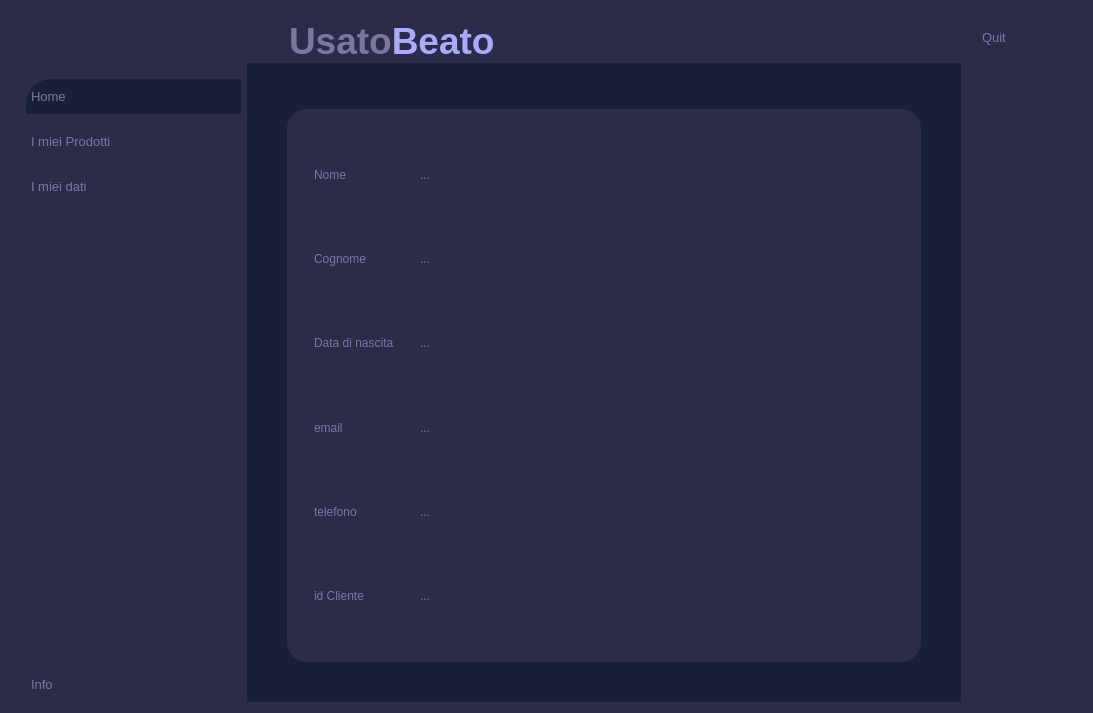
<?xml version="1.0" encoding="UTF-8"?>
<ui version="4.0">
 <class>firstWidget</class>
 <widget class="QWidget" name="firstWidget">
  <property name="geometry">
   <rect>
    <x>0</x>
    <y>0</y>
    <width>1093</width>
    <height>713</height>
   </rect>
  </property>
  <property name="windowTitle">
   <string>Form</string>
  </property>
  <property name="styleSheet">
   <string notr="true">
*{
color: #78799c;
border: none;
}

#firstWidget, #frame_2, #frame_5{
	background-color: #2a2c49;
}

#mainBody,#centralwidget{
	background-color: #1a1f39;
}

QLineEdit{
	background-color:transparent;
}

#searchFrame, QLineEdit{
	border-radius: 10px;
	border: 2px solid #78799c;
}

#appHeader{
	color:#78799c;
}

#prodottiHeader{
	color:  #a06ce3;
}

#avantiarw{
	border: 1px solid #a06ce3;
	background-color: #a06ce3 ;
	border-radius: 5px;
	
}

#finestreSecondarie{
	background-color: #2a2c49;
	border: solid;
	border-radius: 20px;
}

QLabel{
	color:#78799c;
}

#mainFrame{
	background-color: #2a2c49;
}

#homeBtn{
	color:#78799c;
	background-color:#1a1f39;
	padding : 10px 5px;
	text-align:left;
	border-top-left-radius:25px;
}

QPushButton{
	padding : 10px 5px;
	text-align:left;
	color:#78799c;
	font: 10pt &quot;Leelawadee UI&quot;;
}


#frame_3{
	background-color:#2a2c49;
	border: solid;
	border-radius: 20px;
}
QTableWidget{
	background-color:#2a2c49;
	border: solid;
}
</string>
  </property>
  <layout class="QHBoxLayout" name="horizontalLayout">
   <item>
    <widget class="QCustomSlideMenu" name="leftMenu" native="true">
     <property name="minimumSize">
      <size>
       <width>230</width>
       <height>0</height>
      </size>
     </property>
     <property name="maximumSize">
      <size>
       <width>230</width>
       <height>16777215</height>
      </size>
     </property>
     <layout class="QVBoxLayout" name="verticalLayout_3">
      <property name="spacing">
       <number>0</number>
      </property>
      <property name="leftMargin">
       <number>0</number>
      </property>
      <property name="topMargin">
       <number>0</number>
      </property>
      <property name="rightMargin">
       <number>0</number>
      </property>
      <property name="bottomMargin">
       <number>0</number>
      </property>
      <item>
       <widget class="QFrame" name="frame_5">
        <property name="frameShape">
         <enum>QFrame::StyledPanel</enum>
        </property>
        <property name="frameShadow">
         <enum>QFrame::Raised</enum>
        </property>
        <layout class="QHBoxLayout" name="horizontalLayout_9">
         <property name="spacing">
          <number>0</number>
         </property>
         <property name="leftMargin">
          <number>0</number>
         </property>
         <property name="topMargin">
          <number>68</number>
         </property>
         <property name="rightMargin">
          <number>0</number>
         </property>
         <property name="bottomMargin">
          <number>0</number>
         </property>
        </layout>
       </widget>
      </item>
      <item>
       <widget class="QFrame" name="frame_2">
        <property name="sizePolicy">
         <sizepolicy hsizetype="Preferred" vsizetype="Expanding">
          <horstretch>0</horstretch>
          <verstretch>0</verstretch>
         </sizepolicy>
        </property>
        <property name="frameShape">
         <enum>QFrame::StyledPanel</enum>
        </property>
        <property name="frameShadow">
         <enum>QFrame::Raised</enum>
        </property>
        <layout class="QVBoxLayout" name="verticalLayout_4">
         <property name="spacing">
          <number>0</number>
         </property>
         <property name="leftMargin">
          <number>0</number>
         </property>
         <property name="topMargin">
          <number>0</number>
         </property>
         <property name="rightMargin">
          <number>0</number>
         </property>
         <property name="bottomMargin">
          <number>0</number>
         </property>
         <item>
          <widget class="QFrame" name="frame_6">
           <property name="sizePolicy">
            <sizepolicy hsizetype="Preferred" vsizetype="Expanding">
             <horstretch>0</horstretch>
             <verstretch>0</verstretch>
            </sizepolicy>
           </property>
           <property name="frameShape">
            <enum>QFrame::StyledPanel</enum>
           </property>
           <property name="frameShadow">
            <enum>QFrame::Raised</enum>
           </property>
           <layout class="QVBoxLayout" name="verticalLayout_5">
            <property name="spacing">
             <number>10</number>
            </property>
            <property name="leftMargin">
             <number>15</number>
            </property>
            <property name="topMargin">
             <number>0</number>
            </property>
            <property name="rightMargin">
             <number>0</number>
            </property>
            <property name="bottomMargin">
             <number>0</number>
            </property>
            <item>
             <widget class="QPushButton" name="homeBtn">
              <property name="font">
               <font>
                <family>Leelawadee UI</family>
                <pointsize>10</pointsize>
                <italic>false</italic>
                <bold>false</bold>
               </font>
              </property>
              <property name="cursor">
               <cursorShape>PointingHandCursor</cursorShape>
              </property>
              <property name="text">
               <string>Home</string>
              </property>
              <property name="icon">
               <iconset>
                <normaloff>:/purpleIcons/assets/#78799c(purple) icons/home.svg</normaloff>:/purpleIcons/assets/#78799c(purple) icons/home.svg</iconset>
              </property>
              <property name="iconSize">
               <size>
                <width>24</width>
                <height>24</height>
               </size>
              </property>
             </widget>
            </item>
            <item>
             <widget class="QPushButton" name="iMieiProdottiBtn">
              <property name="font">
               <font>
                <family>Leelawadee UI</family>
                <pointsize>10</pointsize>
                <italic>false</italic>
                <bold>false</bold>
               </font>
              </property>
              <property name="cursor">
               <cursorShape>PointingHandCursor</cursorShape>
              </property>
              <property name="text">
               <string>I miei Prodotti</string>
              </property>
              <property name="icon">
               <iconset>
                <normaloff>:/purpleIcons/assets/#78799c(purple) icons/trending-up.svg</normaloff>:/purpleIcons/assets/#78799c(purple) icons/trending-up.svg</iconset>
              </property>
              <property name="iconSize">
               <size>
                <width>24</width>
                <height>24</height>
               </size>
              </property>
             </widget>
            </item>
            <item>
             <widget class="QPushButton" name="iMieiDatiBtn">
              <property name="font">
               <font>
                <family>Leelawadee UI</family>
                <pointsize>10</pointsize>
                <italic>false</italic>
                <bold>false</bold>
               </font>
              </property>
              <property name="cursor">
               <cursorShape>PointingHandCursor</cursorShape>
              </property>
              <property name="text">
               <string>I miei dati</string>
              </property>
              <property name="icon">
               <iconset>
                <normaloff>:/purpleIcons/assets/#78799c(purple) icons/shopping-cart.svg</normaloff>:/purpleIcons/assets/#78799c(purple) icons/shopping-cart.svg</iconset>
              </property>
              <property name="iconSize">
               <size>
                <width>24</width>
                <height>24</height>
               </size>
              </property>
             </widget>
            </item>
            <item alignment="Qt::AlignBottom">
             <widget class="QPushButton" name="infoBtn">
              <property name="font">
               <font>
                <family>Leelawadee UI</family>
                <pointsize>10</pointsize>
                <italic>false</italic>
                <bold>false</bold>
               </font>
              </property>
              <property name="cursor">
               <cursorShape>PointingHandCursor</cursorShape>
              </property>
              <property name="text">
               <string>Info</string>
              </property>
              <property name="icon">
               <iconset>
                <normaloff>:/purpleIcons/assets/#78799c(purple) icons/info.svg</normaloff>:/purpleIcons/assets/#78799c(purple) icons/info.svg</iconset>
              </property>
              <property name="iconSize">
               <size>
                <width>24</width>
                <height>24</height>
               </size>
              </property>
             </widget>
            </item>
           </layout>
          </widget>
         </item>
        </layout>
       </widget>
      </item>
     </layout>
    </widget>
   </item>
   <item>
    <widget class="QWidget" name="mainBody" native="true">
     <property name="sizePolicy">
      <sizepolicy hsizetype="Expanding" vsizetype="Preferred">
       <horstretch>0</horstretch>
       <verstretch>0</verstretch>
      </sizepolicy>
     </property>
     <property name="minimumSize">
      <size>
       <width>0</width>
       <height>0</height>
      </size>
     </property>
     <layout class="QVBoxLayout" name="verticalLayout">
      <property name="leftMargin">
       <number>0</number>
      </property>
      <property name="topMargin">
       <number>0</number>
      </property>
      <property name="rightMargin">
       <number>0</number>
      </property>
      <property name="bottomMargin">
       <number>0</number>
      </property>
      <item alignment="Qt::AlignTop">
       <widget class="QWidget" name="mainFrame" native="true">
        <layout class="QHBoxLayout" name="horizontalLayout_2">
         <property name="leftMargin">
          <number>0</number>
         </property>
         <property name="rightMargin">
          <number>0</number>
         </property>
         <property name="bottomMargin">
          <number>0</number>
         </property>
         <item alignment="Qt::AlignLeft|Qt::AlignTop">
          <widget class="QWidget" name="widget" native="true">
           <layout class="QHBoxLayout" name="horizontalLayout_3">
            <property name="spacing">
             <number>0</number>
            </property>
            <property name="leftMargin">
             <number>0</number>
            </property>
            <property name="topMargin">
             <number>0</number>
            </property>
            <property name="rightMargin">
             <number>0</number>
            </property>
            <property name="bottomMargin">
             <number>0</number>
            </property>
            <item>
             <widget class="QPushButton" name="open_close_side_bar_btn">
              <property name="text">
               <string/>
              </property>
              <property name="icon">
               <iconset>
                <normaloff>../MVC/View/icons/menu.svg</normaloff>../MVC/View/icons/menu.svg</iconset>
              </property>
              <property name="iconSize">
               <size>
                <width>24</width>
                <height>24</height>
               </size>
              </property>
             </widget>
            </item>
            <item>
             <widget class="QLabel" name="applicationName">
              <property name="text">
               <string>&lt;html&gt;&lt;head/&gt;&lt;body&gt;&lt;p&gt;&lt;span style=&quot; font-size:28pt; font-weight:600;&quot;&gt;Usato&lt;/span&gt;&lt;span style=&quot; font-size:28pt; font-weight:600; color:#aaaaff;&quot;&gt;Beato&lt;/span&gt;&lt;/p&gt;&lt;/body&gt;&lt;/html&gt;</string>
              </property>
             </widget>
            </item>
           </layout>
           <zorder>applicationName</zorder>
           <zorder>open_close_side_bar_btn</zorder>
          </widget>
         </item>
         <item alignment="Qt::AlignHCenter|Qt::AlignTop">
          <widget class="QWidget" name="widget_2" native="true">
           <layout class="QHBoxLayout" name="horizontalLayout_4"/>
          </widget>
         </item>
         <item alignment="Qt::AlignRight|Qt::AlignTop">
          <widget class="QWidget" name="widget_3" native="true">
           <layout class="QHBoxLayout" name="horizontalLayout_6">
            <property name="spacing">
             <number>0</number>
            </property>
            <property name="leftMargin">
             <number>0</number>
            </property>
            <property name="topMargin">
             <number>0</number>
            </property>
            <property name="rightMargin">
             <number>0</number>
            </property>
            <property name="bottomMargin">
             <number>0</number>
            </property>
            <item>
             <widget class="QPushButton" name="accountButton">
              <property name="cursor">
               <cursorShape>PointingHandCursor</cursorShape>
              </property>
              <property name="text">
               <string/>
              </property>
              <property name="icon">
               <iconset>
                <normaloff>:/purpleIcons/assets/#78799c(purple) icons/user.svg</normaloff>:/purpleIcons/assets/#78799c(purple) icons/user.svg</iconset>
              </property>
              <property name="iconSize">
               <size>
                <width>32</width>
                <height>32</height>
               </size>
              </property>
             </widget>
            </item>
           </layout>
          </widget>
         </item>
        </layout>
       </widget>
      </item>
      <item>
       <widget class="QWidget" name="widget_4" native="true">
        <property name="sizePolicy">
         <sizepolicy hsizetype="Preferred" vsizetype="Expanding">
          <horstretch>0</horstretch>
          <verstretch>0</verstretch>
         </sizepolicy>
        </property>
        <layout class="QVBoxLayout" name="verticalLayout_2">
         <property name="leftMargin">
          <number>40</number>
         </property>
         <property name="topMargin">
          <number>40</number>
         </property>
         <property name="rightMargin">
          <number>40</number>
         </property>
         <property name="bottomMargin">
          <number>40</number>
         </property>
         <item>
          <widget class="QStackedWidget" name="finestreSecondarie">
           <property name="currentIndex">
            <number>2</number>
           </property>
           <widget class="QWidget" name="iMieiProdotti">
            <layout class="QHBoxLayout" name="horizontalLayout_12">
             <item>
              <widget class="QFrame" name="frame_11">
               <property name="frameShape">
                <enum>QFrame::StyledPanel</enum>
               </property>
               <property name="frameShadow">
                <enum>QFrame::Raised</enum>
               </property>
               <layout class="QHBoxLayout" name="horizontalLayout_14">
                <property name="spacing">
                 <number>0</number>
                </property>
                <property name="leftMargin">
                 <number>0</number>
                </property>
                <property name="topMargin">
                 <number>0</number>
                </property>
                <property name="rightMargin">
                 <number>0</number>
                </property>
                <property name="bottomMargin">
                 <number>0</number>
                </property>
                <item>
                 <widget class="QTableWidget" name="tableWidget_2">
                  <column>
                   <property name="text">
                    <string>Check</string>
                   </property>
                   <property name="toolTip">
                    <string notr="true"/>
                   </property>
                   <property name="background">
                    <color>
                     <red>170</red>
                     <green>170</green>
                     <blue>255</blue>
                    </color>
                   </property>
                  </column>
                  <column>
                   <property name="text">
                    <string>Prezzo</string>
                   </property>
                  </column>
                  <column>
                   <property name="text">
                    <string>ID</string>
                   </property>
                  </column>
                  <column>
                   <property name="text">
                    <string>Nome</string>
                   </property>
                  </column>
                  <column>
                   <property name="text">
                    <string>Data</string>
                   </property>
                  </column>
                 </widget>
                </item>
               </layout>
              </widget>
             </item>
            </layout>
           </widget>
           <widget class="QWidget" name="home">
            <layout class="QHBoxLayout" name="horizontalLayout_7">
             <item>
              <widget class="QTableWidget" name="tableWidget">
               <column>
                <property name="text">
                 <string>Check</string>
                </property>
                <property name="toolTip">
                 <string notr="true"/>
                </property>
                <property name="background">
                 <color>
                  <red>170</red>
                  <green>170</green>
                  <blue>255</blue>
                 </color>
                </property>
               </column>
               <column>
                <property name="text">
                 <string>Prezzo</string>
                </property>
               </column>
               <column>
                <property name="text">
                 <string>ID</string>
                </property>
               </column>
               <column>
                <property name="text">
                 <string>Nome</string>
                </property>
               </column>
               <column>
                <property name="text">
                 <string>Data</string>
                </property>
               </column>
              </widget>
             </item>
             <item>
              <widget class="QFrame" name="frame">
               <property name="enabled">
                <bool>true</bool>
               </property>
               <property name="sizePolicy">
                <sizepolicy hsizetype="Fixed" vsizetype="Preferred">
                 <horstretch>0</horstretch>
                 <verstretch>0</verstretch>
                </sizepolicy>
               </property>
               <property name="minimumSize">
                <size>
                 <width>100</width>
                 <height>0</height>
                </size>
               </property>
               <property name="frameShape">
                <enum>QFrame::StyledPanel</enum>
               </property>
               <property name="frameShadow">
                <enum>QFrame::Raised</enum>
               </property>
               <layout class="QVBoxLayout" name="verticalLayout_9">
                <property name="spacing">
                 <number>0</number>
                </property>
                <property name="leftMargin">
                 <number>0</number>
                </property>
                <property name="topMargin">
                 <number>0</number>
                </property>
                <property name="rightMargin">
                 <number>0</number>
                </property>
                <property name="bottomMargin">
                 <number>0</number>
                </property>
                <item alignment="Qt::AlignHCenter">
                 <widget class="QFrame" name="searchFrame">
                  <property name="maximumSize">
                   <size>
                    <width>200</width>
                    <height>16777215</height>
                   </size>
                  </property>
                  <property name="font">
                   <font>
                    <stylestrategy>PreferDefault</stylestrategy>
                   </font>
                  </property>
                  <property name="cursor">
                   <cursorShape>IBeamCursor</cursorShape>
                  </property>
                  <property name="focusPolicy">
                   <enum>Qt::NoFocus</enum>
                  </property>
                  <property name="contextMenuPolicy">
                   <enum>Qt::CustomContextMenu</enum>
                  </property>
                  <property name="toolTip">
                   <string/>
                  </property>
                  <property name="whatsThis">
                   <string/>
                  </property>
                  <property name="accessibleName">
                   <string/>
                  </property>
                  <property name="accessibleDescription">
                   <string/>
                  </property>
                  <property name="frameShape">
                   <enum>QFrame::StyledPanel</enum>
                  </property>
                  <property name="frameShadow">
                   <enum>QFrame::Raised</enum>
                  </property>
                  <layout class="QHBoxLayout" name="horizontalLayout_8">
                   <property name="spacing">
                    <number>0</number>
                   </property>
                   <property name="leftMargin">
                    <number>0</number>
                   </property>
                   <property name="topMargin">
                    <number>0</number>
                   </property>
                   <property name="rightMargin">
                    <number>0</number>
                   </property>
                   <property name="bottomMargin">
                    <number>0</number>
                   </property>
                   <item>
                    <widget class="QPushButton" name="pushButton_6">
                     <property name="text">
                      <string/>
                     </property>
                     <property name="icon">
                      <iconset>
                       <normaloff>:/purpleIcons/assets/#78799c(purple) icons/search.svg</normaloff>:/purpleIcons/assets/#78799c(purple) icons/search.svg</iconset>
                     </property>
                    </widget>
                   </item>
                   <item>
                    <widget class="QLineEdit" name="search_le">
                     <property name="inputMask">
                      <string/>
                     </property>
                     <property name="text">
                      <string/>
                     </property>
                     <property name="placeholderText">
                      <string>Cerca Prodotto</string>
                     </property>
                    </widget>
                   </item>
                  </layout>
                 </widget>
                </item>
                <item>
                 <widget class="QFrame" name="frame_4">
                  <property name="sizePolicy">
                   <sizepolicy hsizetype="Preferred" vsizetype="Expanding">
                    <horstretch>0</horstretch>
                    <verstretch>0</verstretch>
                   </sizepolicy>
                  </property>
                  <property name="frameShape">
                   <enum>QFrame::StyledPanel</enum>
                  </property>
                  <property name="frameShadow">
                   <enum>QFrame::Raised</enum>
                  </property>
                  <layout class="QVBoxLayout" name="verticalLayout_10">
                   <property name="spacing">
                    <number>0</number>
                   </property>
                   <property name="leftMargin">
                    <number>0</number>
                   </property>
                   <property name="topMargin">
                    <number>0</number>
                   </property>
                   <property name="rightMargin">
                    <number>0</number>
                   </property>
                   <property name="bottomMargin">
                    <number>0</number>
                   </property>
                   <item alignment="Qt::AlignTop">
                    <widget class="QFrame" name="frame_7">
                     <property name="frameShape">
                      <enum>QFrame::StyledPanel</enum>
                     </property>
                     <property name="frameShadow">
                      <enum>QFrame::Raised</enum>
                     </property>
                     <layout class="QHBoxLayout" name="horizontalLayout_10">
                      <property name="spacing">
                       <number>0</number>
                      </property>
                      <property name="leftMargin">
                       <number>0</number>
                      </property>
                      <property name="topMargin">
                       <number>15</number>
                      </property>
                      <property name="rightMargin">
                       <number>0</number>
                      </property>
                      <property name="bottomMargin">
                       <number>0</number>
                      </property>
                      <item alignment="Qt::AlignTop">
                       <widget class="QGroupBox" name="groupBox">
                        <property name="title">
                         <string/>
                        </property>
                        <layout class="QVBoxLayout">
                         <property name="spacing">
                          <number>0</number>
                         </property>
                         <property name="leftMargin">
                          <number>0</number>
                         </property>
                         <property name="topMargin">
                          <number>0</number>
                         </property>
                         <property name="rightMargin">
                          <number>0</number>
                         </property>
                         <property name="bottomMargin">
                          <number>0</number>
                         </property>
                         <item>
                          <widget class="QPushButton" name="pushButton_4">
                           <property name="cursor">
                            <cursorShape>PointingHandCursor</cursorShape>
                           </property>
                           <property name="text">
                            <string>Filtra Per Data</string>
                           </property>
                           <property name="icon">
                            <iconset>
                             <normaloff>:/purpleIcons/assets/#78799c(purple) icons/filter.svg</normaloff>:/purpleIcons/assets/#78799c(purple) icons/filter.svg</iconset>
                           </property>
                          </widget>
                         </item>
                         <item>
                          <widget class="QPushButton" name="pushButton_5">
                           <property name="cursor">
                            <cursorShape>PointingHandCursor</cursorShape>
                           </property>
                           <property name="text">
                            <string>Filtra Per Nome</string>
                           </property>
                           <property name="icon">
                            <iconset>
                             <normaloff>:/purpleIcons/assets/#78799c(purple) icons/filter.svg</normaloff>:/purpleIcons/assets/#78799c(purple) icons/filter.svg</iconset>
                           </property>
                          </widget>
                         </item>
                         <item alignment="Qt::AlignTop">
                          <widget class="QPushButton" name="pushButton_2">
                           <property name="cursor">
                            <cursorShape>PointingHandCursor</cursorShape>
                           </property>
                           <property name="text">
                            <string>Filtra Per Prezzo</string>
                           </property>
                           <property name="icon">
                            <iconset>
                             <normaloff>:/purpleIcons/assets/#78799c(purple) icons/filter.svg</normaloff>:/purpleIcons/assets/#78799c(purple) icons/filter.svg</iconset>
                           </property>
                          </widget>
                         </item>
                        </layout>
                       </widget>
                      </item>
                     </layout>
                    </widget>
                   </item>
                  </layout>
                 </widget>
                </item>
                <item>
                 <widget class="QFrame" name="frame_salva_rimuovi">
                  <property name="sizePolicy">
                   <sizepolicy hsizetype="Preferred" vsizetype="Expanding">
                    <horstretch>0</horstretch>
                    <verstretch>0</verstretch>
                   </sizepolicy>
                  </property>
                  <property name="minimumSize">
                   <size>
                    <width>0</width>
                    <height>30</height>
                   </size>
                  </property>
                  <property name="styleSheet">
                   <string notr="true">QPushButton{
	color:#78799c;
	background-color:#1a1f39;
	border-radius: 15px;
	padding : 10px 5px;
	text-align:left;
	padding : 10px 5px;
	text-align:left;
	color:#78799c;
	font: 10pt &quot;Leelawadee UI&quot;;
}
</string>
                  </property>
                  <property name="frameShape">
                   <enum>QFrame::StyledPanel</enum>
                  </property>
                  <property name="frameShadow">
                   <enum>QFrame::Raised</enum>
                  </property>
                  <layout class="QHBoxLayout" name="horizontalLayout_5">
                   <item alignment="Qt::AlignHCenter">
                    <widget class="QPushButton" name="rimuoviBtn">
                     <property name="cursor">
                      <cursorShape>PointingHandCursor</cursorShape>
                     </property>
                     <property name="text">
                      <string>Cerca</string>
                     </property>
                     <property name="icon">
                      <iconset>
                       <normaloff>:/purpleIcons/assets/#78799c(purple) icons/minus.svg</normaloff>:/purpleIcons/assets/#78799c(purple) icons/minus.svg</iconset>
                     </property>
                    </widget>
                   </item>
                  </layout>
                 </widget>
                </item>
               </layout>
              </widget>
             </item>
            </layout>
           </widget>
           <widget class="QWidget" name="iMieiDati">
            <layout class="QHBoxLayout" name="horizontalLayout_11">
             <item>
              <widget class="QFrame" name="frame_8">
               <property name="maximumSize">
                <size>
                 <width>700</width>
                 <height>16777215</height>
                </size>
               </property>
               <property name="frameShape">
                <enum>QFrame::StyledPanel</enum>
               </property>
               <property name="frameShadow">
                <enum>QFrame::Raised</enum>
               </property>
               <layout class="QHBoxLayout" name="horizontalLayout_13">
                <item>
                 <widget class="QFrame" name="frame_10">
                  <property name="sizePolicy">
                   <sizepolicy hsizetype="Preferred" vsizetype="Preferred">
                    <horstretch>0</horstretch>
                    <verstretch>0</verstretch>
                   </sizepolicy>
                  </property>
                  <property name="maximumSize">
                   <size>
                    <width>100</width>
                    <height>16777215</height>
                   </size>
                  </property>
                  <property name="frameShape">
                   <enum>QFrame::StyledPanel</enum>
                  </property>
                  <property name="frameShadow">
                   <enum>QFrame::Raised</enum>
                  </property>
                  <layout class="QVBoxLayout" name="verticalLayout_8">
                   <item>
                    <widget class="QLabel" name="nome">
                     <property name="text">
                      <string>Nome</string>
                     </property>
                    </widget>
                   </item>
                   <item>
                    <widget class="QLabel" name="label">
                     <property name="text">
                      <string>Cognome</string>
                     </property>
                    </widget>
                   </item>
                   <item>
                    <widget class="QLabel" name="label_8">
                     <property name="text">
                      <string>Data di nascita</string>
                     </property>
                    </widget>
                   </item>
                   <item>
                    <widget class="QLabel" name="label_10">
                     <property name="text">
                      <string>email</string>
                     </property>
                    </widget>
                   </item>
                   <item>
                    <widget class="QLabel" name="label_9">
                     <property name="text">
                      <string>telefono</string>
                     </property>
                    </widget>
                   </item>
                   <item>
                    <widget class="QLabel" name="idCliente">
                     <property name="text">
                      <string>id Cliente</string>
                     </property>
                    </widget>
                   </item>
                  </layout>
                 </widget>
                </item>
                <item>
                 <widget class="QFrame" name="frame_9">
                  <property name="frameShape">
                   <enum>QFrame::StyledPanel</enum>
                  </property>
                  <property name="frameShadow">
                   <enum>QFrame::Raised</enum>
                  </property>
                  <layout class="QVBoxLayout" name="verticalLayout_11">
                   <item>
                    <widget class="QLabel" name="label_12">
                     <property name="text">
                      <string>...</string>
                     </property>
                    </widget>
                   </item>
                   <item>
                    <widget class="QLabel" name="label_13">
                     <property name="text">
                      <string>...</string>
                     </property>
                    </widget>
                   </item>
                   <item>
                    <widget class="QLabel" name="label_14">
                     <property name="text">
                      <string>...</string>
                     </property>
                    </widget>
                   </item>
                   <item>
                    <widget class="QLabel" name="label_15">
                     <property name="text">
                      <string>...</string>
                     </property>
                    </widget>
                   </item>
                   <item>
                    <widget class="QLabel" name="label_16">
                     <property name="text">
                      <string>...</string>
                     </property>
                    </widget>
                   </item>
                   <item>
                    <widget class="QLabel" name="label_17">
                     <property name="text">
                      <string>...</string>
                     </property>
                    </widget>
                   </item>
                  </layout>
                 </widget>
                </item>
               </layout>
              </widget>
             </item>
            </layout>
           </widget>
          </widget>
         </item>
        </layout>
       </widget>
      </item>
     </layout>
    </widget>
   </item>
   <item>
    <widget class="QCustomSlideMenu" name="rightMenu" native="true">
     <property name="sizePolicy">
      <sizepolicy hsizetype="Maximum" vsizetype="Preferred">
       <horstretch>0</horstretch>
       <verstretch>0</verstretch>
      </sizepolicy>
     </property>
     <property name="minimumSize">
      <size>
       <width>115</width>
       <height>0</height>
      </size>
     </property>
     <layout class="QVBoxLayout" name="verticalLayout_6">
      <property name="spacing">
       <number>0</number>
      </property>
      <property name="leftMargin">
       <number>10</number>
      </property>
      <property name="topMargin">
       <number>0</number>
      </property>
      <property name="rightMargin">
       <number>0</number>
      </property>
      <property name="bottomMargin">
       <number>0</number>
      </property>
      <item alignment="Qt::AlignTop">
       <widget class="QFrame" name="frame_3">
        <property name="sizePolicy">
         <sizepolicy hsizetype="Fixed" vsizetype="Preferred">
          <horstretch>0</horstretch>
          <verstretch>0</verstretch>
         </sizepolicy>
        </property>
        <property name="minimumSize">
         <size>
          <width>30</width>
          <height>30</height>
         </size>
        </property>
        <property name="frameShape">
         <enum>QFrame::StyledPanel</enum>
        </property>
        <property name="frameShadow">
         <enum>QFrame::Raised</enum>
        </property>
        <layout class="QVBoxLayout" name="verticalLayout_7">
         <property name="leftMargin">
          <number>0</number>
         </property>
         <property name="rightMargin">
          <number>11</number>
         </property>
         <item>
          <widget class="QPushButton" name="quitBtn">
           <property name="sizePolicy">
            <sizepolicy hsizetype="Minimum" vsizetype="Fixed">
             <horstretch>0</horstretch>
             <verstretch>0</verstretch>
            </sizepolicy>
           </property>
           <property name="font">
            <font>
             <family>Leelawadee UI</family>
             <pointsize>10</pointsize>
             <italic>false</italic>
             <bold>false</bold>
            </font>
           </property>
           <property name="cursor">
            <cursorShape>PointingHandCursor</cursorShape>
           </property>
           <property name="text">
            <string>Quit</string>
           </property>
           <property name="icon">
            <iconset>
             <normaloff>:/purpleIcons/assets/#78799c(purple) icons/x-octagon.svg</normaloff>:/purpleIcons/assets/#78799c(purple) icons/x-octagon.svg</iconset>
           </property>
           <property name="iconSize">
            <size>
             <width>32</width>
             <height>32</height>
            </size>
           </property>
          </widget>
         </item>
        </layout>
       </widget>
      </item>
     </layout>
    </widget>
   </item>
  </layout>
 </widget>
 <customwidgets>
  <customwidget>
   <class>QCustomSlideMenu</class>
   <extends>QWidget</extends>
   <header location="global">Custom_Widgets.Widgets.h</header>
   <container>1</container>
  </customwidget>
 </customwidgets>
 <resources/>
 <connections/>
</ui>
